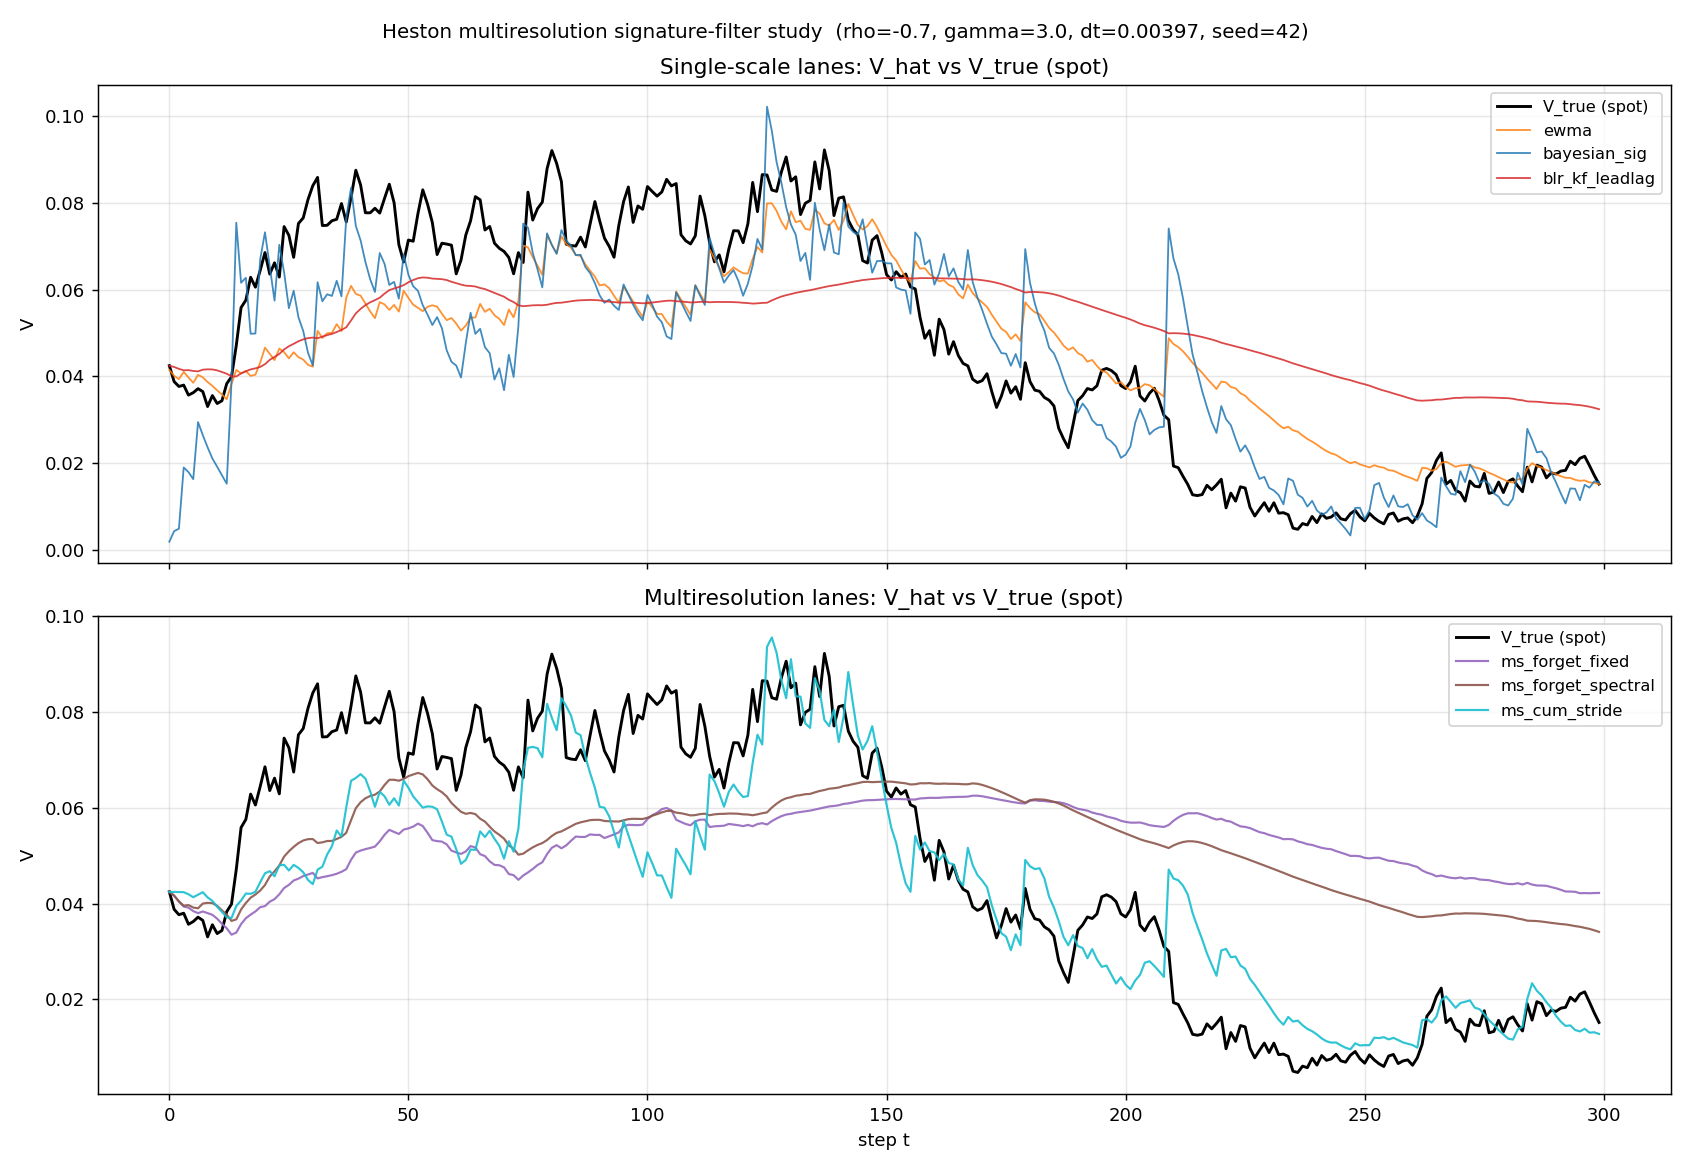

This figure's Python source:
r"""
STUDY: multiresolution signature-filter comparison on Heston (filter-only).

Labeled as a STUDY.  NOT a benchmark victory claim; NOT a new control
method; NOT a universal ranking.  At a single Heston configuration
(rho=-0.7, gamma=3, dt=1/252, CIR (kappa,theta,xi)=(2,0.04,0.3)) we
compare the filter quality of several signature-feature lanes that
differ only in their SCALE STRUCTURE:

  * ewma                  -- single-scale realized-variance tracker (baseline)
  * blr_kf_leadlag        -- single-scale lead-lag + 3-feature BLR + outer KF
                             (existing strong signature lane, gamma=0.99)
  * bayesian_sig          -- dual-target signature BLF (existing baseline)
  * ms_forget_fixed       -- K parallel lead-lag sig states at FIXED
                             calendar-time forgetting ladder (1/5/20 days)
  * ms_forget_spectral    -- same architecture as ms_forget_fixed, but the
                             ladder is centered at a DATA-DRIVEN tau_hat
                             estimated from a pilot warm-up of EWMA(r^2/dt)
  * ms_cum_stride         -- ONE cumulative (gamma=1.0) lead-lag sig +
                             ring-buffer + Chen-level-2 window recovery at
                             strides (1/5/20 days) + per-stride BLR

All signature lanes use the CORRECTED observation pipeline (filters
consume the underlying-asset return dr_S, not the wealth return).
Controller is OFF (u=0); Heston V dynamics are action-independent, so
this is a clean filter-only comparison.

Methodological notes
--------------------
* Scale fusion.  For the multiscale lanes, the K Bayesian predictive
  Gaussians (y_k, R_k) are combined into one scalar observation of V by
  precision-weighted averaging:
      1/R_bar = sum_k 1/R_k,   y_bar = R_bar * sum_k y_k/R_k.
  Strict conditional independence across scales is NOT held; the K
  observations share the same dr_S stream.  Documented, not hidden.

* Pilot-tau for the spectral ladder.  The ladder for ms_forget_spectral
  is built ONCE from a pilot pass over `n_pilot` paths of length
  `T_pilot`.  On each path we feed dr_S^2 / dt through an EWMA (hl=21d)
  to form a smoothed realized-variance series, then call
  `estimate_variance_timescale(...)` to get the 1/e lag of the centered
  ACF.  tau_hat is the median across pilot paths.  This is a FROZEN
  pre-computation (same ladder for all evaluation seeds), not an online
  adaptation.

* Warm-up handling.  Multiresolution lanes that include short scales
  (e.g. tau ~= dt) can be effectively identical to a 1-step EWMA there;
  the long-scale heads (tau ~= 20d) take at least a few mean-reversion
  autocorrelation windows to stabilize.  Stats are reported after
  dropping the first `warmup` steps of each episode.

* One Heston config only.  Results are reported at the default config.
  Rankings may differ under different (kappa, theta, xi), a different
  observation dt, or a different warmup budget.  Caveat applied to ALL
  findings below.

Reporting contract
------------------
We report corr and RMSE against three targets:
  - spot V (V_t)
  - one-step-ahead V (V_{t+1})
  - forward-averaged latent V over h days (mean of V_{t+1..t+h})
and cold-reset horizon sensitivity at T in {60, 252}.  One slide-ready
figure shows a representative trajectory with all lanes overlaid.
"""

from __future__ import annotations

import os
import sys
from dataclasses import replace
from typing import Callable, Dict, List, Optional, Tuple

import numpy as np

HERE = os.path.dirname(os.path.abspath(__file__))
sys.path.insert(0, HERE)
sys.path.insert(0, os.path.join(HERE, os.pardir, os.pardir))

from merton_kronic_bilinear import HestonMertonEnv
from merton_value_gradient import (
    BLFVEstimator,
    CumulativeStrideLeadLagBLRKFVEstimator,
    EWMAVEstimator,
    HVGState,
    LeadLagBLRKFVEstimator,
    MultiScaleLeadLagBLRKFVEstimator,
    OracleVEstimator,
    VGConfig,
    _paired_noise,
    _step_state,
)
from study_heston_filter_targets_and_horizon import (
    _filter_rollout,
    _fresh_lanes,
    build_targets,
)
from src.sskf.dual_target_sig_blf import DualTargetSigBLFConfig
from src.sskf.multiscale_leadlag_filters import (
    estimate_variance_timescale,
    fixed_calendar_ladder,
    ladder_from_timescale,
)


# ==========================================================================
# Pilot tau estimation for the spectral multiresolution ladder
# ==========================================================================


def estimate_pilot_tau_years(
    cfg: VGConfig,
    env: HestonMertonEnv,
    n_pilot: int = 20,
    T_pilot: int = 500,
    ewma_halflife_days: float = 21.0,
    base_seed: int = 7_000,
) -> float:
    r"""Pilot estimate of the variance decorrelation timescale in years.

    For each pilot seed: run a u=0 Heston path, compute r^2/dt, pass
    through EWMA with hl=21d to smooth into a realized-variance proxy,
    then compute the 1/e autocorrelation lag via
    `estimate_variance_timescale`.  Return the median tau_hat across
    pilot seeds.
    """
    lam = float(np.log(2.0) / max(ewma_halflife_days, 1e-3))
    alpha = 1.0 - float(np.exp(-lam))
    taus: List[float] = []
    v0_rng = np.random.RandomState(base_seed)
    for k in range(n_pilot):
        V0 = float(v0_rng.uniform(cfg.V0_low, cfg.V0_high))
        noise = _paired_noise(cfg.rho, T_pilot, base_seed + 1 + k)
        state = HVGState(
            logW=0.0, V=V0, t=0, logW0=0.0,
            ewma_r=0.0, ewma_r2=cfg.V_floor_for_pi_ref * cfg.dt,
        )
        rv = np.zeros(T_pilot)
        smooth = V0
        for t in range(T_pilot):
            state, obs = _step_state(
                env, cfg, state, 0.0,
                float(noise[t, 0]), float(noise[t, 1]),
            )
            y = obs["dr_S"] ** 2 / cfg.dt
            smooth = (1.0 - alpha) * smooth + alpha * y
            rv[t] = smooth
        tau_k = estimate_variance_timescale(
            rv, dt=cfg.dt, max_lag_fraction=0.2,
            min_tau_days=2.0, max_tau_days=200.0,
        )
        taus.append(tau_k)
    return float(np.median(taus))


# ==========================================================================
# Lane factories (include existing + multiresolution variants)
# ==========================================================================


def make_lane_factories(
    cfg: VGConfig,
    env: HestonMertonEnv,
    tau_spectral_years: float,
    ms_fixed_days: Tuple[float, ...] = (1.0, 5.0, 20.0),
    ms_stride_days: Tuple[float, ...] = (1.0, 5.0, 20.0),
    ms_spectral_fan: float = 4.0,
    ms_spectral_nscales: int = 3,
) -> Dict[str, Callable[[], object]]:
    blf_cfg = DualTargetSigBLFConfig(
        input_dim=2, sig_level=2, sig_forget=0.94,
        prior_var_mu=100.0, prior_var_v=100.0,
        process_noise_mu=1e-4, process_noise_v=1e-4,
        R_init_mu=10.0, R_init_v=0.5,
        R_adapt_halflife=50.0, winsor_v_q=0.995,
    )
    taus_fixed = fixed_calendar_ladder(cfg.dt, days=ms_fixed_days)
    taus_stride = fixed_calendar_ladder(cfg.dt, days=ms_stride_days)
    taus_spectral = ladder_from_timescale(
        tau_spectral_years, n_scales=ms_spectral_nscales, fan=ms_spectral_fan,
    )
    return {
        "oracle":              lambda: OracleVEstimator(),
        "ewma":                lambda: EWMAVEstimator(halflife_days=21.0, dt=cfg.dt),
        "bayesian_sig":        lambda: BLFVEstimator(dt=cfg.dt, blf_config=blf_cfg),
        "blr_kf_leadlag":      lambda: LeadLagBLRKFVEstimator(
            env=env, dt=cfg.dt, ll_gamma=0.99, target_clip=2.0,
        ),
        "ms_forget_fixed":     lambda: MultiScaleLeadLagBLRKFVEstimator(
            env=env, dt=cfg.dt, taus_years=list(taus_fixed), target_clip=2.0,
        ),
        "ms_forget_spectral":  lambda: MultiScaleLeadLagBLRKFVEstimator(
            env=env, dt=cfg.dt, taus_years=list(taus_spectral), target_clip=2.0,
        ),
        "ms_cum_stride":       lambda: CumulativeStrideLeadLagBLRKFVEstimator(
            env=env, dt=cfg.dt, taus_years=list(taus_stride), target_clip=2.0,
        ),
    }


# ==========================================================================
# Core study: target comparison across lanes
# ==========================================================================


def study_target_comparison(
    cfg: VGConfig,
    env: HestonMertonEnv,
    factories: Dict[str, Callable[[], object]],
    n_seeds: int = 80,
    T: int = 200,
    h: int = 10,
    warmup: int = 20,
    base_seed: int = 8_500,
) -> Dict[str, Dict[str, Tuple[float, float, int]]]:
    r"""Pool-across-seeds corr / RMSE against each target for each lane."""
    lane_names = list(factories.keys())
    target_names = [
        "spot_V",
        "one_step_ahead_V",
        f"forward_latent_V_h{h}",
    ]
    stacked_hat: Dict[str, List[np.ndarray]] = {n: [] for n in lane_names}
    stacked_tgt: Dict[str, List[np.ndarray]] = {n: [] for n in target_names}

    v0_rng = np.random.RandomState(base_seed)
    for k in range(n_seeds):
        V0 = float(v0_rng.uniform(cfg.V0_low, cfg.V0_high))
        noise = _paired_noise(cfg.rho, T, base_seed + 1 + k)
        lanes = _fresh_lanes(factories, V0)
        V_true_pre, V_true_post, V_hat_post, dr_S = _filter_rollout(
            cfg, env, lanes, T, noise, V0,
        )
        targets = build_targets(V_true_pre, V_true_post, dr_S, cfg.dt, h)
        for name in lane_names:
            stacked_hat[name].append(V_hat_post[name])
        for name in target_names:
            stacked_tgt[name].append(targets[name])

    out: Dict[str, Dict[str, Tuple[float, float, int]]] = {}
    for lane in lane_names:
        lane_res: Dict[str, Tuple[float, float, int]] = {}
        pred = np.concatenate([a[warmup:] for a in stacked_hat[lane]])
        for tgt in target_names:
            target_arr = np.concatenate(
                [a[warmup:] for a in stacked_tgt[tgt]]
            )
            mask = np.isfinite(pred) & np.isfinite(target_arr)
            if mask.sum() < 3:
                lane_res[tgt] = (float("nan"), float("nan"), 0)
                continue
            p = pred[mask]
            q = target_arr[mask]
            rmse = float(np.sqrt(np.mean((p - q) ** 2)))
            corr = float(np.corrcoef(p, q)[0, 1])
            lane_res[tgt] = (rmse, corr, int(mask.sum()))
        out[lane] = lane_res
    return out


def _print_target_table(
    results: Dict[str, Dict[str, Tuple[float, float, int]]],
    h: int,
    title: str,
) -> None:
    target_order = [
        "spot_V",
        "one_step_ahead_V",
        f"forward_latent_V_h{h}",
    ]
    labels = {
        "spot_V": "spot V",
        "one_step_ahead_V": "one-step V",
        f"forward_latent_V_h{h}": f"fwd_lat_V (h={h})",
    }
    print(title)
    print("-" * 110)
    print(f"{'lane':20s} | {'corr':>6s} |", end="")
    for tgt in target_order:
        print(f"  {labels[tgt]:>18s}", end="")
    print()
    print("-" * 110)
    for lane, lane_res in results.items():
        print(f"{lane:20s} | {'corr':>6s} |", end="")
        for tgt in target_order:
            _, corr, _ = lane_res[tgt]
            cell = f"{corr:+.4f}" if np.isfinite(corr) else "    nan"
            print(f"  {cell:>18s}", end="")
        print()
    print("-" * 110)
    print(f"{'lane':20s} | {'rmse':>6s} |", end="")
    for tgt in target_order:
        print(f"  {labels[tgt]:>18s}", end="")
    print()
    print("-" * 110)
    for lane, lane_res in results.items():
        print(f"{lane:20s} | {'rmse':>6s} |", end="")
        for tgt in target_order:
            rmse, _, _ = lane_res[tgt]
            cell = f"{rmse:.4f}" if np.isfinite(rmse) else "   nan"
            print(f"  {cell:>18s}", end="")
        print()
    print()


# ==========================================================================
# Horizon sensitivity (cold-reset)
# ==========================================================================


def study_cold_reset_horizon(
    cfg_base: VGConfig,
    env: HestonMertonEnv,
    factories_builder: Callable[[VGConfig, HestonMertonEnv], Dict[str, Callable[[], object]]],
    T_list: Tuple[int, ...] = (60, 252),
    n_seeds: int = 30,
    warmup: int = 20,
    base_seed: int = 9_500,
) -> Dict[int, Dict[str, Tuple[float, float]]]:
    out: Dict[int, Dict[str, Tuple[float, float]]] = {}
    for T in T_list:
        cfg = replace(cfg_base, T_steps=T)
        factories = factories_builder(cfg, env)
        lane_names = list(factories.keys())
        stacked_hat: Dict[str, List[np.ndarray]] = {n: [] for n in lane_names}
        stacked_true: List[np.ndarray] = []
        v0_rng = np.random.RandomState(base_seed + T)
        for k in range(n_seeds):
            V0 = float(v0_rng.uniform(cfg.V0_low, cfg.V0_high))
            noise = _paired_noise(cfg.rho, T, base_seed + T + 1 + k)
            lanes = _fresh_lanes(factories, V0)
            V_true_pre, _, V_hat_post, _ = _filter_rollout(
                cfg, env, lanes, T, noise, V0,
            )
            for name in lane_names:
                stacked_hat[name].append(V_hat_post[name])
            stacked_true.append(V_true_pre)
        stats: Dict[str, Tuple[float, float]] = {}
        true_trim = np.concatenate([a[warmup:] for a in stacked_true])
        for name in lane_names:
            pred_trim = np.concatenate([a[warmup:] for a in stacked_hat[name]])
            mask = np.isfinite(pred_trim) & np.isfinite(true_trim)
            if mask.sum() < 3:
                stats[name] = (float("nan"), float("nan"))
                continue
            rmse = float(np.sqrt(np.mean((pred_trim[mask] - true_trim[mask]) ** 2)))
            corr = float(np.corrcoef(pred_trim[mask], true_trim[mask])[0, 1])
            stats[name] = (rmse, corr)
        out[T] = stats
    return out


def _print_cold_reset_table(
    results: Dict[int, Dict[str, Tuple[float, float]]],
) -> None:
    print("Cold-reset horizon sensitivity (corr vs spot V, post-update / RMSE)")
    print("-" * 140)
    T_list = sorted(results.keys())
    lane_names = list(next(iter(results.values())).keys())
    header = f"{'T':>6s}  |"
    for name in lane_names:
        header += f"  {name[:18]:>18s}"
    print(header)
    print("-" * 140)
    for T in T_list:
        line = f"{T:>6d}  |"
        for name in lane_names:
            rmse, corr = results[T][name]
            cell = (
                f"{corr:+.3f}/{rmse:.3f}"
                if np.isfinite(corr) and np.isfinite(rmse)
                else "    nan/nan"
            )
            line += f"  {cell:>18s}"
        print(line)
    print()


# ==========================================================================
# One slide-ready figure
# ==========================================================================


def _plot_representative_trajectory(
    cfg: VGConfig,
    env: HestonMertonEnv,
    factories: Dict[str, Callable[[], object]],
    out_path: str,
    T: int = 300,
    seed: int = 42,
) -> None:
    import matplotlib
    matplotlib.use("Agg")
    import matplotlib.pyplot as plt

    cfg2 = replace(cfg, T_steps=T)
    noise = _paired_noise(cfg.rho, T, seed)
    V0 = float(np.random.RandomState(seed).uniform(cfg.V0_low, cfg.V0_high))
    lanes = _fresh_lanes(factories, V0)
    V_true_pre, V_true_post, V_hat_post, dr_S = _filter_rollout(
        cfg2, env, lanes, T, noise, V0,
    )
    t_axis = np.arange(T)
    palette = {
        "oracle":             "tab:green",
        "ewma":               "tab:orange",
        "bayesian_sig":       "tab:blue",
        "blr_kf_leadlag":     "tab:red",
        "ms_forget_fixed":    "tab:purple",
        "ms_forget_spectral": "tab:brown",
        "ms_cum_stride":      "tab:cyan",
    }
    fig, axes = plt.subplots(2, 1, figsize=(13, 9), sharex=True)

    ax = axes[0]
    ax.plot(t_axis, V_true_pre, "k-", lw=1.6, label="V_true (spot)")
    for name, vh in V_hat_post.items():
        if name in ("oracle",):
            continue
        if name in ("ewma", "bayesian_sig", "blr_kf_leadlag"):
            ax.plot(
                t_axis, vh, color=palette.get(name), lw=1.0, alpha=0.85,
                label=name,
            )
    ax.set_ylabel("V")
    ax.set_title("Single-scale lanes: V_hat vs V_true (spot)")
    ax.legend(fontsize=9, loc="best")
    ax.grid(alpha=0.3)

    ax = axes[1]
    ax.plot(t_axis, V_true_pre, "k-", lw=1.6, label="V_true (spot)")
    for name, vh in V_hat_post.items():
        if name not in ("ms_forget_fixed", "ms_forget_spectral", "ms_cum_stride"):
            continue
        ax.plot(
            t_axis, vh, color=palette.get(name), lw=1.2, alpha=0.9,
            label=name,
        )
    ax.set_xlabel("step t")
    ax.set_ylabel("V")
    ax.set_title("Multiresolution lanes: V_hat vs V_true (spot)")
    ax.legend(fontsize=9, loc="best")
    ax.grid(alpha=0.3)

    fig.suptitle(
        f"Heston multiresolution signature-filter study  "
        f"(rho={cfg.rho}, gamma={cfg.gamma}, dt={cfg.dt:.5f}, seed={seed})",
        fontsize=11,
    )
    fig.tight_layout()
    fig.savefig(out_path, dpi=130)
    plt.close(fig)


# ==========================================================================
# Summary: direct answers
# ==========================================================================


def _print_direct_answers(
    results_A: Dict[str, Dict[str, Tuple[float, float, int]]],
    h: int,
    tau_spectral_years: float,
    dt: float,
) -> None:
    def corr_of(lane: str, tgt: str) -> float:
        entry = results_A.get(lane, {}).get(tgt, None)
        return float(entry[1]) if entry is not None else float("nan")

    print("=" * 110)
    print("DIRECT ANSWERS (at this daily-Heston config; NOT a universal ranking)")
    print("=" * 110)

    best_single = max(
        ["ewma", "blr_kf_leadlag", "bayesian_sig"],
        key=lambda L: corr_of(L, "spot_V"),
    )
    best_ms = max(
        ["ms_forget_fixed", "ms_forget_spectral", "ms_cum_stride"],
        key=lambda L: corr_of(L, "spot_V"),
    )
    gap = corr_of(best_ms, "spot_V") - corr_of(best_single, "spot_V")
    print()
    print("Q1.  Does multiresolution help at this config?")
    print(f"     Best single-scale lane: {best_single} "
          f"(corr spot V = {corr_of(best_single, 'spot_V'):+.4f})")
    print(f"     Best multires   lane : {best_ms} "
          f"(corr spot V = {corr_of(best_ms, 'spot_V'):+.4f})")
    print(f"     Multires - single gap : {gap:+.4f}")
    verdict = (
        "YES, multiresolution improves spot-V tracking"
        if gap > 0.02
        else "NO material improvement (within ~0.02 corr noise)"
        if abs(gap) <= 0.02
        else "NO, multiresolution underperforms"
    )
    print(f"     Verdict               : {verdict}")

    print()
    print("Q2.  Does cumulative-stride beat fixed forgetting-factor at this config?")
    corr_cs = corr_of("ms_cum_stride", "spot_V")
    corr_ff = corr_of("ms_forget_fixed", "spot_V")
    delta = corr_cs - corr_ff
    print(f"     ms_cum_stride         (corr spot V) = {corr_cs:+.4f}")
    print(f"     ms_forget_fixed       (corr spot V) = {corr_ff:+.4f}")
    print(f"     Δ (cum_stride - forget_fixed)       = {delta:+.4f}")
    verdict_cs = (
        "YES, cumulative-stride wins" if delta > 0.02
        else "NO material difference" if abs(delta) <= 0.02
        else "NO, fixed forgetting wins"
    )
    print(f"     Verdict                              : {verdict_cs}")

    print()
    print("Q3.  Does data-driven spectral ladder beat fixed calendar (1/5/20 days)?")
    corr_sp = corr_of("ms_forget_spectral", "spot_V")
    delta2 = corr_sp - corr_ff
    tau_days = tau_spectral_years / dt
    print(f"     pilot tau_hat         = {tau_spectral_years:.4f} yr = {tau_days:.1f} days")
    print(f"     ms_forget_spectral    (corr spot V) = {corr_sp:+.4f}")
    print(f"     ms_forget_fixed       (corr spot V) = {corr_ff:+.4f}")
    print(f"     Δ (spectral - fixed)                = {delta2:+.4f}")
    verdict_sp = (
        "YES, spectral ladder wins" if delta2 > 0.02
        else "NO material difference" if abs(delta2) <= 0.02
        else "NO, fixed calendar ladder wins"
    )
    print(f"     Verdict                              : {verdict_sp}")

    print()
    print("Q4.  Recommendation for DEFAULT signature lane at this config:")
    all_sig_lanes = [
        "bayesian_sig", "blr_kf_leadlag",
        "ms_forget_fixed", "ms_forget_spectral", "ms_cum_stride",
    ]
    best = max(all_sig_lanes, key=lambda L: corr_of(L, "spot_V"))
    ewma_corr = corr_of("ewma", "spot_V")
    best_corr = corr_of(best, "spot_V")
    print(f"     Best signature lane on spot V: {best} (corr = {best_corr:+.4f})")
    print(f"     EWMA baseline (corr spot V)  : {ewma_corr:+.4f}")
    if best_corr > ewma_corr + 0.01:
        rec = best
        note = "signature lane edges EWMA on spot V"
    else:
        rec = "ewma (baseline) or " + best
        note = ("signature lane does not materially outperform EWMA on spot V; "
                "pick signature only if additional diagnostics are needed")
    print(f"     Recommendation               : {rec}")
    print(f"     Note                         : {note}")
    print("=" * 110)


# ==========================================================================
# Runner
# ==========================================================================


def main() -> None:
    cfg = VGConfig()
    env = HestonMertonEnv(rho=cfg.rho, gamma=cfg.gamma)

    print("=" * 110)
    print("STUDY: multiresolution signature-filter comparison on Heston (filter-only)")
    print(f"  config: rho={cfg.rho}  gamma={cfg.gamma}  dt={cfg.dt:.5f}"
          f"  V0 uniform [{cfg.V0_low}, {cfg.V0_high}]")
    print(f"  CIR   : kappa={env.kappa}  theta={env.theta}  xi={env.xi}"
          f"   =>  1/kappa = {1.0/env.kappa:.2f} yr"
          f"  =  {1.0/(env.kappa*cfg.dt):.1f} days")
    print("  lanes : oracle, ewma, bayesian_sig, blr_kf_leadlag, "
          "ms_forget_fixed, ms_forget_spectral, ms_cum_stride")
    print("=" * 110)

    # Pilot tau estimation
    print()
    print("Pilot tau estimation (EWMA(r^2/dt) ACF 1/e lag, median over pilot seeds)")
    tau_spectral = estimate_pilot_tau_years(
        cfg, env, n_pilot=20, T_pilot=500, ewma_halflife_days=21.0,
        base_seed=7_000,
    )
    tau_days = tau_spectral / cfg.dt
    print(f"  pilot tau_hat = {tau_spectral:.5f} yr = {tau_days:.2f} days")
    ladder = ladder_from_timescale(tau_spectral, n_scales=3, fan=4.0)
    print(f"  spectral ladder (fan=4, 3 scales): "
          f"{[f'{t*252:.1f}d' for t in ladder]}  (= {ladder} yr)")

    def factories_builder(
        cfg_local: VGConfig, env_local: HestonMertonEnv,
    ) -> Dict[str, Callable[[], object]]:
        return make_lane_factories(cfg_local, env_local, tau_spectral)

    factories = factories_builder(cfg, env)

    # Study 1: target comparison
    print()
    print("STUDY 1  -- target-clarification comparison  (n_seeds=80, T=200, h=10, warm-up=20)")
    resA = study_target_comparison(
        cfg, env, factories, n_seeds=80, T=200, h=10, warmup=20,
        base_seed=8_500,
    )
    _print_target_table(
        resA, h=10,
        title="Study 1 -- corr and RMSE vs multiple targets (pooled across seeds)",
    )

    # Study 2: cold-reset horizon sensitivity
    print()
    print("STUDY 2  -- cold-reset horizon sensitivity  (n_seeds=30, warm-up=20)")
    resB = study_cold_reset_horizon(
        cfg, env, factories_builder, T_list=(60, 252),
        n_seeds=30, warmup=20, base_seed=9_500,
    )
    _print_cold_reset_table(resB)

    # Figure
    plot_path = os.path.join(HERE, "study_heston_multiscale_signature_filters.png")
    try:
        _plot_representative_trajectory(
            cfg, env, factories, out_path=plot_path, T=300, seed=42,
        )
        print(f"Saved figure: {plot_path}")
    except Exception as e:
        print(f"Figure skipped: {e}")

    # Direct answers
    _print_direct_answers(resA, h=10, tau_spectral_years=tau_spectral, dt=cfg.dt)


if __name__ == "__main__":
    main()
